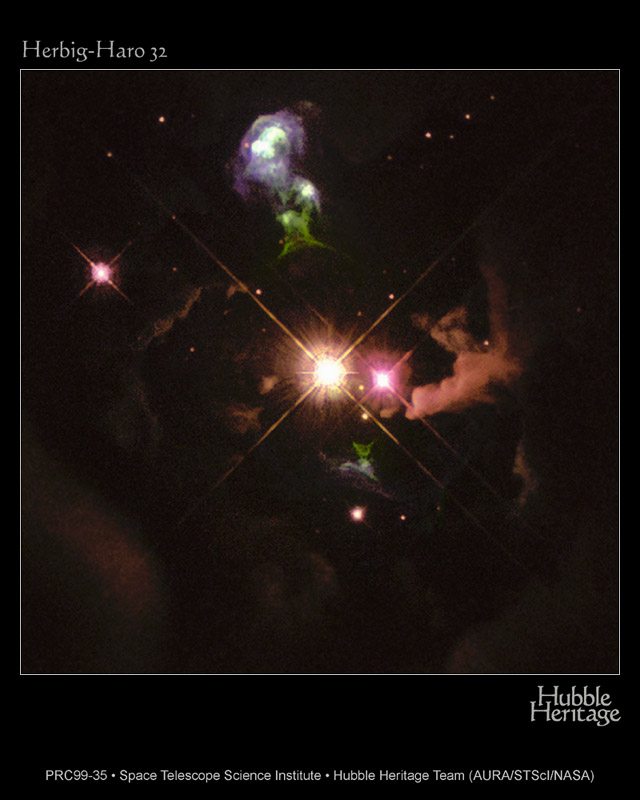
%> input picture Image preprocessing/Images/anonimizado.jpg, 640 x 800 px
$ octave 'Image processing.m'   (GNU Octave 9; MATLAB toolbox functions it lacks are replaced by stand-ins)
%> lines starting %> are read from the running program, lines starting %| are printed output that depends on the picture
%% Trabajo 1 PSAI

%% Recorte para anonimización
close all;

anonimizado = 'anonimizado.jpg';
imagen1 = single(imread(anonimizado));
imagen1 = mat2gray(imagen1,[0 255]);
%> imagen1: size 800x640x3 double
t_im1=size(imagen1);
%> t_im1 = [800 640 3]
figure(1), set(gcf, 'Name', 'Recorte para anonimización', 'Position', get(0,'Screensize'))
subplot(1,3,1), imshow(imagen1), axis off image, title(['Imagen original (Tamaño = ' num2str(t_im1(1),3) 'x' num2str(t_im1(2),3) ')'])

imagen2=imcrop(imagen1,[20,71,600,603]); % Al no poner más argumentos en imcrop, el recorte se realizará manualmente
% imagen2=imcrop(imagen1);
t_im2=size(imagen2);
%> t_im2 = [604 601 3]
subplot(1,3,2), imshow(imagen2), axis off image, title(['Imagen anonimizada (Tamaño = ' num2str(t_im2(1),3) 'x' num2str(t_im2(2),3) ')'])

corregida = imadjust(imagen2,[0 0.8],[0 1]);
corregida2=rgb2hsv(corregida);
%> corregida2: size 604x601x3 double; mean H, S, V 0.0901, 0.465, 0.162
corregida2(:,:,1)=1*corregida2(:,:,1);
corregida2(:,:,2)=1.3*corregida2(:,:,2);
%> corregida2: size 604x601x3 double; mean H, S, V 0.0901, 0.604, 0.162
corregida2(:,:,3)=1*corregida2(:,:,3);
corregida=hsv2rgb(corregida2);
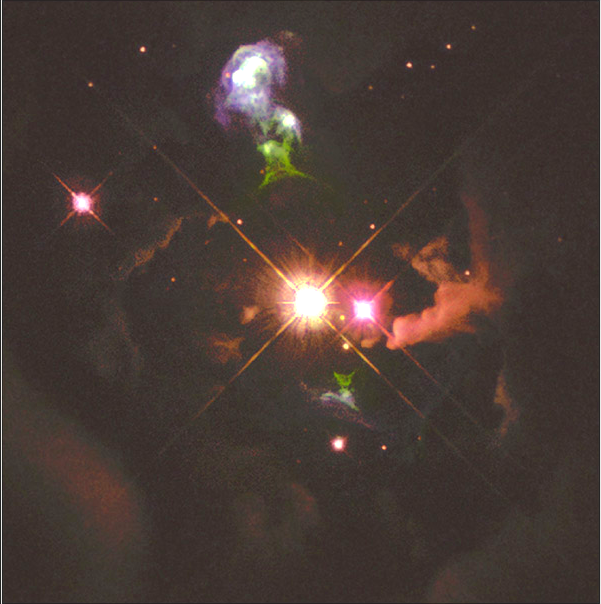
%> corregida: size 604x601x3 double; mean R, G, B 0.161, 0.0966, 0.0711; drawn with min black and max white
subplot(1,3,3), imshow(corregida), axis off image, title(['Imagen corregida (Tamaño = ' num2str(t_im2(1),3) 'x' num2str(t_im2(2),3) ')'])
%> after `imshow(corregida)`:
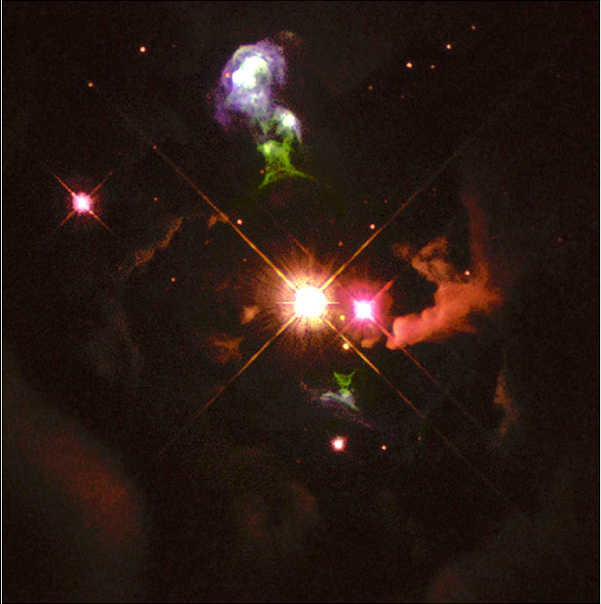
%> displayed picture: size 604x601x3, on the screen's scale of 0 to 255; mean R, G, B 41.1, 24.6, 18.2


%% Mejora de visualización
close all;

Correcciones = 'contraste.jpg';
Imagen_Correcciones = single(imread(Correcciones));
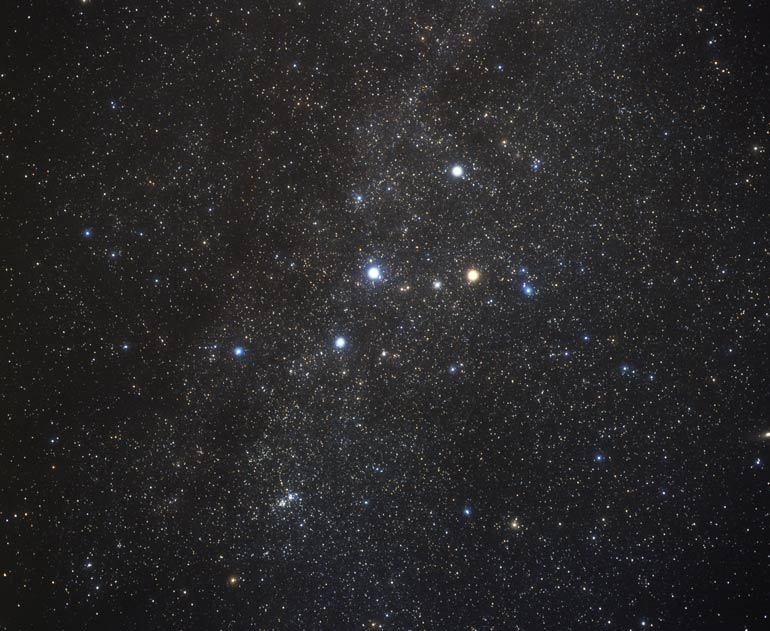
%> input picture Image preprocessing/Images/contraste.jpg, 770 x 631 px
Imagen_Correcciones1 = mat2gray(Imagen_Correcciones,[0 255]);

Imagen_Correcciones = imadjust(Imagen_Correcciones1,[0.1 0.9],[0 1]);
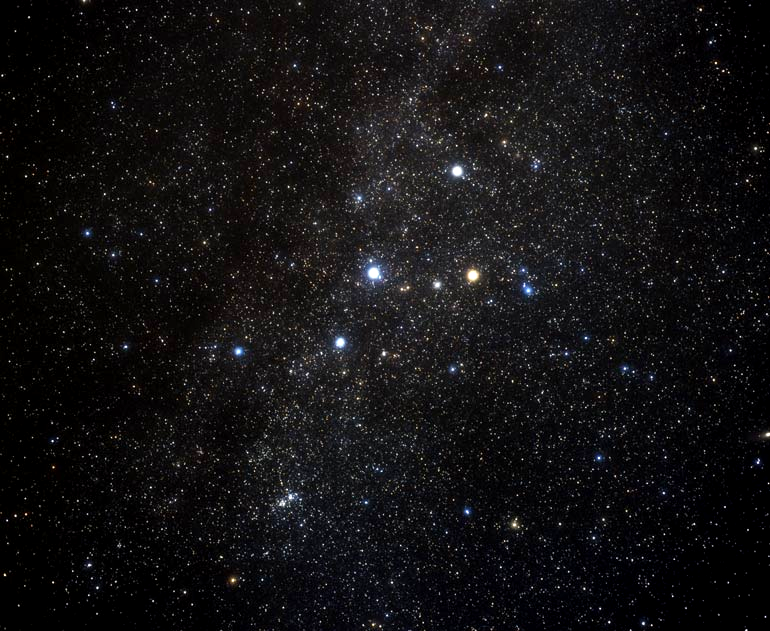
%> Imagen_Correcciones: size 631x770x3 double; mean R, G, B 0.0744, 0.0703, 0.0746
rojo=Imagen_Correcciones(:,:,1);
verde=Imagen_Correcciones(:,:,2);
azul=Imagen_Correcciones(:,:,3);
[c1,h1] = imhist(rojo,255);
%> c1 = 255 values, max 67725 at index 1, min 0 at index 6, mean 1905.4; h1 = 255 values from 0 to 1
[c2,h2] = imhist(azul,255);
%> c2 = 255 values, max 74162 at index 1, min 0 at index 6, mean 1905.4; h2 = 255 values from 0 to 1
[c3,h3] = imhist(verde,255);
%> c3 = 255 values, max 78653 at index 1, min 0 at index 6, mean 1905.4; h3 = 255 values from 0 to 1

figure(1),set(gcf, 'Name', 'Mejora de visualización', 'Position', get(0,'Screensize'))
subplot(2,2,1), imshow(Imagen_Correcciones1,[0 1]);
axis off square, colormap gray, title('Image original')

subplot(2,2,2), imshow(Imagen_Correcciones,[0 1]);
axis off square, colormap gray, title('Imagen corregida con todos los canales')

rojo=imadjust(rojo,[0 0.6],[0 1]);
azul=imadjust(azul,[0 0.7],[0 1]);
verde=imadjust(verde,[0 0.6],[0 1]);

Imagen_Correcciones(:,:,1)=rojo;
Imagen_Correcciones(:,:,2)=verde;
Imagen_Correcciones(:,:,3)=azul;
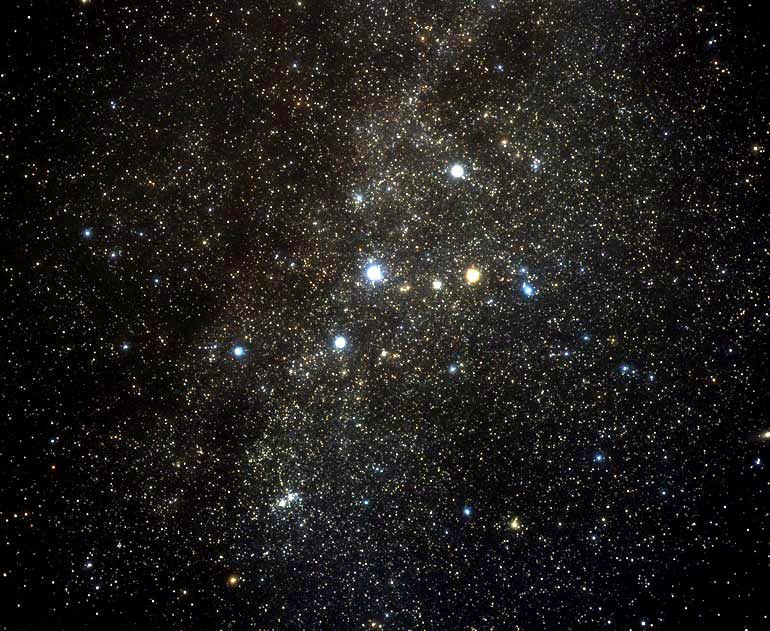
%> Imagen_Correcciones: size 631x770x3 double; mean R, G, B 0.123, 0.116, 0.106

subplot(2,2,3), imshow(Imagen_Correcciones,[0 1]);
axis off square, colormap gray, title('Imagen corregida canal a canal')

Imagen_Correcciones=imadjust(Imagen_Correcciones,[0 1],[0.01 0.95]);

Imagen_HSV=rgb2hsv(Imagen_Correcciones);
%> Imagen_HSV: size 631x770x3 double; mean H, S, V 0.284, 0.237, 0.13
Imagen_HSV(:,:,1)=1.1*Imagen_HSV(:,:,1);
%> Imagen_HSV: size 631x770x3 double; mean H, S, V 0.312, 0.237, 0.13
Imagen_HSV(:,:,2)=1.1*Imagen_HSV(:,:,2);
%> Imagen_HSV: size 631x770x3 double; mean H, S, V 0.312, 0.261, 0.13
Imagen_HSV(:,:,3)=0.85*Imagen_HSV(:,:,3);
%> Imagen_HSV: size 631x770x3 double; mean H, S, V 0.312, 0.261, 0.111
Imagen_Correcciones=hsv2rgb(Imagen_HSV);

subplot(2,2,4), imshow(Imagen_Correcciones,[0 1]);
axis off square, colormap gray, title('Imagen corregida canal a canal')

figure(2),set(gcf, 'Name', 'Mejora de visualización final', 'Position', get(0,'Screensize'))
subplot(1,3,1), imshow(Imagen_Correcciones1,[0 1]);
axis off square, colormap gray, title('Imagen original')

subplot(1,3,2), imshow(Imagen_Correcciones,[0 1]);
axis off square, colormap gray, title('Imagen corregida (imadjust)')

Imagen_Correcciones(:,:,1)=adapthisteq(Imagen_Correcciones(:,:,1),'ClipLimit',0.001);
Imagen_Correcciones(:,:,2)=adapthisteq(Imagen_Correcciones(:,:,2),'ClipLimit',0.001);
Imagen_Correcciones(:,:,3)=adapthisteq(Imagen_Correcciones(:,:,3),'ClipLimit',0.002);

subplot(1,3,3), imshow(Imagen_Correcciones,[0 1]);
axis off square, colormap gray, title('Imagen corregida (adapthisteq)')


%% Suavizado
close all;

Suavizado = 'suavizado.jpg';
Imagen_Suavizado = single(imread(Suavizado));
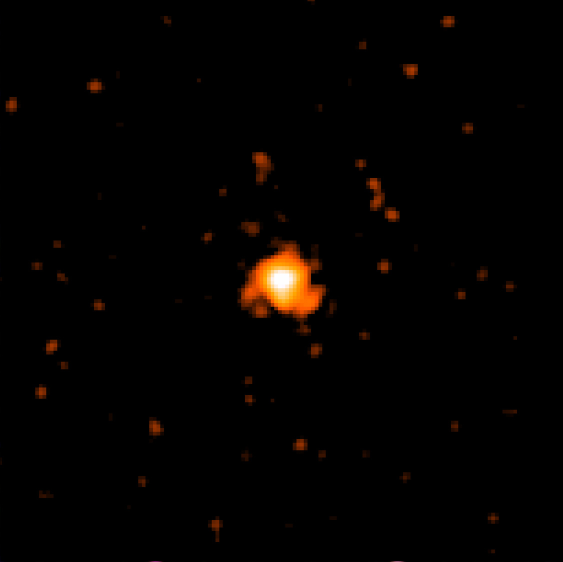
%> input picture Image preprocessing/Images/suavizado.jpg, 1125 x 1123 px (shown at 1/2 size)
Imagen_Suavizado = mat2gray(Imagen_Suavizado,[0 255]);
%> Imagen_Suavizado: size 1123x1125x3 double

figure(1),set(gcf, 'Name', 'Suavizado de imagen', 'Position', get(0,'Screensize'))
subplot(2,2,1), imshow(Imagen_Suavizado,[0 1]);
axis off square, colormap gray, title('Imagen original')

% Filtrado de mediana:
Ntimes=50;
N=4;
FiltroMediana1=Imagen_Suavizado(:,:,1);
FiltroMediana2=Imagen_Suavizado(:,:,2);
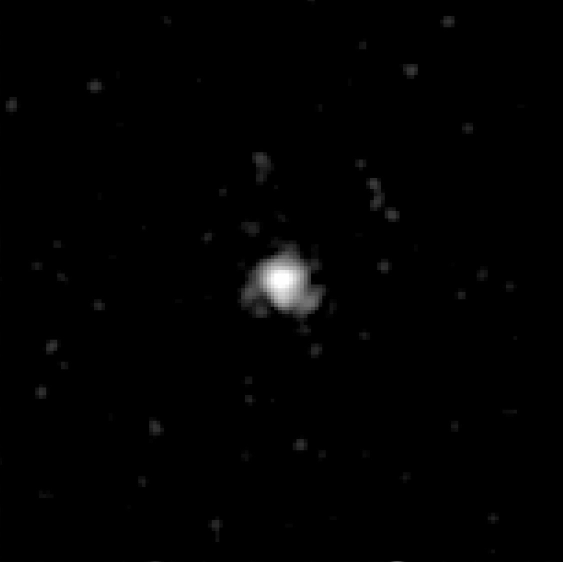
%> FiltroMediana2: size 1123x1125 double (shown at 1/2 size); min 0, max 1, mean 0.00778
FiltroMediana3=Imagen_Suavizado(:,:,3);
resultado=Imagen_Suavizado;

figure(2), set(gcf, 'Name', 'Filtrado de mediana (espacio)', 'Position', get(0,'Screensize'))
figure(3), set(gcf, 'Name', 'Filtrado de mediana (frecuencia)', 'Position', get(0,'Screensize'))
%> (the run ends here)
